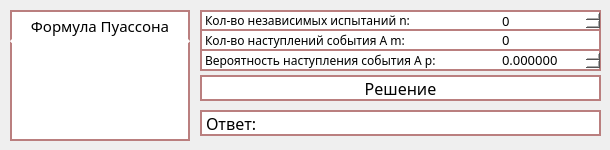
<?xml version="1.0" encoding="UTF-8"?>
<ui version="4.0">
 <class>Poisson</class>
 <widget class="QDialog" name="Poisson">
  <property name="geometry">
   <rect>
    <x>0</x>
    <y>0</y>
    <width>610</width>
    <height>150</height>
   </rect>
  </property>
  <property name="minimumSize">
   <size>
    <width>610</width>
    <height>150</height>
   </size>
  </property>
  <property name="maximumSize">
   <size>
    <width>610</width>
    <height>150</height>
   </size>
  </property>
  <property name="windowTitle">
   <string>Пуассон 3000</string>
  </property>
  <widget class="QLabel" name="label_formula_3">
   <property name="geometry">
    <rect>
     <x>10</x>
     <y>41</y>
     <width>180</width>
     <height>100</height>
    </rect>
   </property>
   <property name="font">
    <font>
     <family>Monospac821 BT</family>
    </font>
   </property>
   <property name="styleSheet">
    <string notr="true">background-color: rgb(255, 255, 255);
border:2px solid #ba7f7f;
border-top-color: rgb(255, 255, 255);</string>
   </property>
   <property name="text">
    <string/>
   </property>
  </widget>
  <widget class="QSpinBox" name="spinBox_n_2">
   <property name="geometry">
    <rect>
     <x>500</x>
     <y>10</y>
     <width>101</width>
     <height>21</height>
    </rect>
   </property>
   <property name="font">
    <font>
     <family>Monospac821 BT</family>
     <pointsize>10</pointsize>
    </font>
   </property>
   <property name="styleSheet">
    <string notr="true">QSpinBox {
background-color: rgb(255,255,255);
border:2px solid #ba7f7f;
border-bottom:2px solid #ba7f7f;
border-left:0px solid #ba7f7f;
 }



QSpinBox::up-button {
     subcontrol-origin: border;
     subcontrol-position: top right; /* позиция - в верхнем правом углу */
     width: 13px;
     height: 8px;
	 border-image: url(:/new/prefix1/png/up11.png);
     border-width: 1px;
     margin: 1px 1px 1px 1px;
 }
QSpinBox::up-button:hover { 
	border-image: url(:/new/prefix1/png/up12.png);
 }
QSpinBox::up-button:pressed {
	border-image: url(:/new/prefix1/png/up13.png);
 }



QSpinBox::down-button {
     subcontrol-origin: border;
     subcontrol-position: bottom right; /* позиция - в нижнем правом углу */
     width: 13px;
     height: 8px;
	 border-image: url(:/new/prefix1/png/down11.png);
     border-width: 1px;
     margin: 1px 1px 1px 1px;
 }
QSpinBox::down-button:hover { 
	 
	border-image: url(:/new/prefix1/png/down12.png);
 }
QSpinBox::down-button:pressed {
	
	border-image: url(:/new/prefix1/png/down13.png);
 }</string>
   </property>
   <property name="maximum">
    <number>99999999</number>
   </property>
  </widget>
  <widget class="QLabel" name="label_m_2">
   <property name="geometry">
    <rect>
     <x>200</x>
     <y>30</y>
     <width>301</width>
     <height>21</height>
    </rect>
   </property>
   <property name="font">
    <font>
     <family>Monospac821 BT</family>
     <pointsize>9</pointsize>
    </font>
   </property>
   <property name="styleSheet">
    <string notr="true">background-color: rgb(255, 255, 255);
border:2px solid #ba7f7f;
border-top: 1px solid #ba7f7f;
border-right: 0px solid #ba7f7f;</string>
   </property>
   <property name="text">
    <string>Кол-во наступлений события A m: </string>
   </property>
  </widget>
  <widget class="QLabel" name="label_text_3">
   <property name="geometry">
    <rect>
     <x>10</x>
     <y>10</y>
     <width>180</width>
     <height>31</height>
    </rect>
   </property>
   <property name="font">
    <font>
     <family>Monospac821 BT</family>
     <pointsize>11</pointsize>
    </font>
   </property>
   <property name="styleSheet">
    <string notr="true">background-color: rgb(255, 255, 255);
border:2px solid #ba7f7f;
border-bottom-color: rgb(255, 255, 255);</string>
   </property>
   <property name="text">
    <string>Формула Пуассона</string>
   </property>
   <property name="alignment">
    <set>Qt::AlignCenter</set>
   </property>
  </widget>
  <widget class="QLabel" name="label_p_2">
   <property name="geometry">
    <rect>
     <x>200</x>
     <y>50</y>
     <width>301</width>
     <height>21</height>
    </rect>
   </property>
   <property name="font">
    <font>
     <family>Monospac821 BT</family>
     <pointsize>9</pointsize>
    </font>
   </property>
   <property name="layoutDirection">
    <enum>Qt::LeftToRight</enum>
   </property>
   <property name="styleSheet">
    <string notr="true">background-color: rgb(255, 255, 255);
border:2px solid #ba7f7f;
border-top: 1px solid #ba7f7f;
border-right: 0px solid #ba7f7f;</string>
   </property>
   <property name="text">
    <string>Вероятность наступления события А p: </string>
   </property>
  </widget>
  <widget class="QLineEdit" name="lineEdit_sign_2">
   <property name="geometry">
    <rect>
     <x>500</x>
     <y>30</y>
     <width>101</width>
     <height>21</height>
    </rect>
   </property>
   <property name="font">
    <font>
     <family>Monospac821 BT</family>
     <pointsize>10</pointsize>
    </font>
   </property>
   <property name="styleSheet">
    <string notr="true">background-color: rgb(255, 255, 255);
border:2px solid #ba7f7f;
border-left: 0px solid #ba7f7f;
border-top: 1px solid #ba7f7f;
</string>
   </property>
   <property name="text">
    <string>0</string>
   </property>
   <property name="maxLength">
    <number>9</number>
   </property>
  </widget>
  <widget class="QLabel" name="label_answer_2">
   <property name="geometry">
    <rect>
     <x>200</x>
     <y>110</y>
     <width>401</width>
     <height>26</height>
    </rect>
   </property>
   <property name="font">
    <font>
     <family>Monospac821 BT</family>
     <pointsize>12</pointsize>
    </font>
   </property>
   <property name="styleSheet">
    <string notr="true">background-color: rgb(255, 255, 255);
border:2px solid #ba7f7f;</string>
   </property>
   <property name="text">
    <string>Ответ:</string>
   </property>
  </widget>
  <widget class="QPushButton" name="pushButton_decision_2">
   <property name="geometry">
    <rect>
     <x>200</x>
     <y>75</y>
     <width>401</width>
     <height>26</height>
    </rect>
   </property>
   <property name="font">
    <font>
     <family>Monospac821 BT</family>
     <pointsize>12</pointsize>
    </font>
   </property>
   <property name="styleSheet">
    <string notr="true">QPushButton{
    background-color: #ffffff;
	color: rgb(0, 0, 0);
    border: 2px solid  #ba7f7f;
}
QPushButton:hover{
background-color: qlineargradient(x1:0, y1:0, x2:0, y2:1, 
                          stop:0 #ffffff, stop:1 #cecece);
	                      border-color:  #ba7f7f;
}
QPushButton:pressed{
background-color: qlineargradient(x1:0, y1:0, x2:0, y2:1, 
                          stop:0 #cecece, stop:1 #7f7f7f);
}
</string>
   </property>
   <property name="text">
    <string>Решение</string>
   </property>
  </widget>
  <widget class="QLabel" name="label_n_2">
   <property name="geometry">
    <rect>
     <x>200</x>
     <y>10</y>
     <width>301</width>
     <height>21</height>
    </rect>
   </property>
   <property name="font">
    <font>
     <family>Monospac821 BT</family>
     <pointsize>9</pointsize>
    </font>
   </property>
   <property name="layoutDirection">
    <enum>Qt::LeftToRight</enum>
   </property>
   <property name="styleSheet">
    <string notr="true">background-color: rgb(255, 255, 255);
border:2px solid #ba7f7f;
border-right: 0px solid #ba7f7f;</string>
   </property>
   <property name="text">
    <string>Кол-во независимых испытаний n: </string>
   </property>
  </widget>
  <widget class="QDoubleSpinBox" name="doubleSpinBox_p_2">
   <property name="geometry">
    <rect>
     <x>500</x>
     <y>50</y>
     <width>101</width>
     <height>21</height>
    </rect>
   </property>
   <property name="font">
    <font>
     <family>Monospac821 BT</family>
     <pointsize>10</pointsize>
    </font>
   </property>
   <property name="styleSheet">
    <string notr="true">QDoubleSpinBox {
background-color: rgb(255,255,255);
border:2px solid #ba7f7f;
border-bottom:2px solid #ba7f7f;
border-left:0px solid #ba7f7f;
border-top:1px solid #ba7f7f;
 }

QDoubleSpinBox::up-button {
     subcontrol-origin: border;
     subcontrol-position: top right; /* позиция - в верхнем правом углу */
     width: 13px;
     height: 8px;
	 border-image: url(:/new/prefix1/png/up11.png);
     border-width: 1px;
     margin: 0px 1px 1px 1px;
 }
QDoubleSpinBox::up-button:hover { 
	border-image: url(:/new/prefix1/png/up12.png);
 }
QDoubleSpinBox::up-button:pressed {
	border-image: url(:/new/prefix1/png/up13.png);
 }

QDoubleSpinBox::down-button {
     subcontrol-origin: border;
     subcontrol-position: bottom right; /* позиция - в нижнем правом углу */
     width: 13px;
     height: 8px;
	 border-image: url(:/new/prefix1/png/down11.png);
     border-width: 1px;
     margin: 1px 1px 1px 1px;
 }
QDoubleSpinBox::down-button:hover { 
	border-image: url(:/new/prefix1/png/down12.png);
 }
QDoubleSpinBox::down-button:pressed {
	border-image: url(:/new/prefix1/png/down13.png);
 }</string>
   </property>
   <property name="decimals">
    <number>6</number>
   </property>
   <property name="maximum">
    <double>1.000000000000000</double>
   </property>
   <property name="singleStep">
    <double>0.100000000000000</double>
   </property>
  </widget>
 </widget>
 <resources/>
 <connections/>
</ui>
